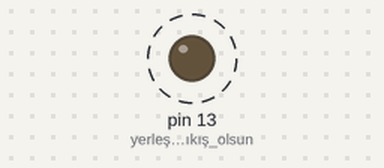
This sketch was run on a simulated Arduino Uno, built with avr-gcc and run on an emulated ATmega328P. Shown: output pins drawn as LEDs (lit = HIGH). Dashed ring = blinking.

Above: at 0.5 s.
Timing chart, 0 to 3.0 s (numbered marks = the images above):
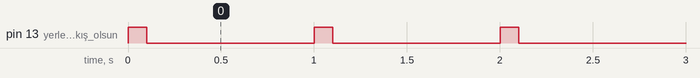

The sketch:

Ornek2_MamaMakinesi.ino
```cpp
/*
  ROBOTİK KODLAMA 10 - 4. HAFTA - ÖRNEK 2 (UYGULAMA): MAMA MAKİNESİ ÇALIŞIYOR IŞIĞI  (yerleşik LED)
  ----------------------------------------------------------------------
  Senaryo : 4 Ekim Dünya Hayvanları Koruma Günü. Belediye barınağındaki mama makinesinde "çalışıyorum" ışığı
            saniyede bir kısa çakar (100 ms yanık, 900 ms sönük). Işık çakıyorsa program donmamıştır.
  Kazanım : Yanık ve sönük süreleri ayrı ayarlamak; "kalp atışı" (heartbeat) ışığı kavramı.

  MALZEME LİSTESİ
    Bileşen              Adet   Bağlandığı yer
    Arduino Uno           1     USB kablosuyla bilgisayara
    (Devre elemanı gerekmez: yerleşik LED kullanılır. Dış LED istenirse D13 - 220 ohm - LED - GND.)

  TINKERCAD: Arduino Uno > Code > Text > kodu yapıştır > Start Simulation.
*/

void setup() {
  pinMode(LED_BUILTIN, OUTPUT);       // yerleşik LED çıkış olsun
}

void loop() {
  digitalWrite(LED_BUILTIN, HIGH);    // "çalışıyorum" ışığı yanar
  delay(100);                         // 100 ms yanık: kısa çakma
  digitalWrite(LED_BUILTIN, LOW);     // ışık söner
  delay(900);                         // 900 ms sönük: tur 1000 ms
}

/*
  DEĞİŞTİR VE GÖZLE
  1) delay(100) ve delay(900) değerlerini ikisini de 500 yap. LED nasıl davranır?
  2) Işığın saniyede iki kez çakması için iki süre ne olmalı?
*/
```

Measured:
- by itself, pin 13 (yerleşik_LED_çıkış_olsun): alternates HIGH for 0.10 s and LOW for 0.90 s
